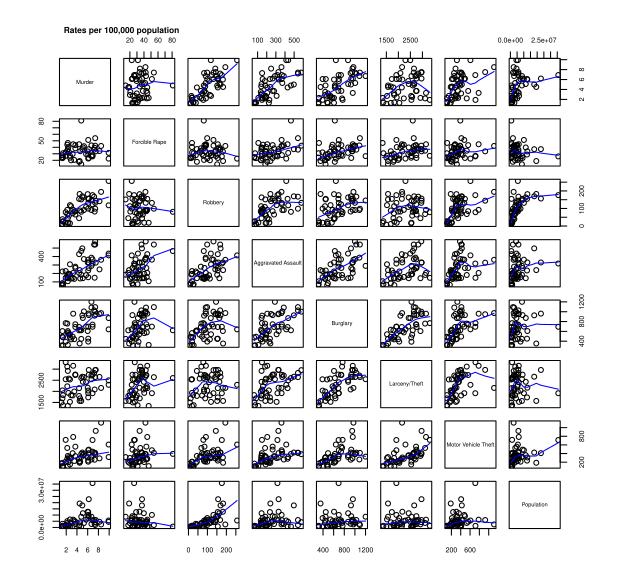

The R source for this figure:
#
# Author: Satyen Amonkar
# Purpose: HW 6:
# Load the data


# Scatterplot Matrix, Figure 6-9

crime <-read.csv("http://datasets.flowingdata.com/crimeRatesByState2005.csv",
            sep=",", header=TRUE)
crime[1:3,]
plot(crime$murder, crime$burglary)
crime2 <- crime[crime$state != "District of Columbia",]
crime2 <- crime2[crime2$state != "United States",]
plot(crime2$murder, crime2$burglary)
plot(crime2$murder, crime2$burglary, xlim=c(0,10), ylim=c(0, 1200))
scatter.smooth(crime2$murder, crime2$burglary,
               xlim=c(0,10), ylim=c(0, 1200))

plot(crime2[,2:9])
pairs(crime2[,2:9], panel=panel.smooth,
      # main="Rates per 100,000 population",
      # cex.main=0.5,
      col.smooth = "blue",
      cex.axis=0.6,
      cex.labels = 0.5
      #, las = 1
      )

mtext("Rates per 100,000 population", side=3, adj=0, line=2.2, cex=0.5, font=2)
names(crime2) <- c("State", "Murder", "Forcible Rape","Robbery","Aggravated Assault",
                   "Burglary","Larceny/Theft","Motor Vehicle Theft","Population")

# Bubble chart, Figure 6-15

crime <-read.csv("http://datasets.flowingdata.com/crimeRatesByState2005.tsv",
           header=TRUE, sep="\t")
symbols(crime$murder, crime$burglary, circles=crime$population)

radius <- sqrt( crime$population/ pi )
symbols(crime$murder, crime$burglary, circles=radius)

# symbols(crime$murder, crime$burglary,
#         squares=sqrt(crime$population), inches=0.5)
symbols(crime$murder, crime$burglary, circles=radius, inches=0.35,
        fg="white", bg="red", xlab="", ylab="",
        bty="n",
        las=1)
text(crime$murder, crime$burglary, crime$state, cex=0.5)
mtext("MURDERS VERSUS BURGLARIES IN THE UNITED STATES", side=3, adj=-0.25, line= 1, cex=0.7, font=2)
mtext("Burglaries", side=3, adj=-0.1, line=-0.5, cex=0.5, font=2)
mtext("per 100,000 population", side=3, adj=-0.11, line=-1, cex=0.5, font=1)
mtext("Murders", side=1, adj=0, line=2, cex=0.5, font=2)
mtext("per 100,000 population", side=1, adj=0, line=2.5, cex=0.5, font=1)
mtext("Source U.S Census Bureau | Nathan Yau", side=1, adj=0.95, line=2.5, cex=0.4, font=1)


# Histogram, Figure 6-24

birth <- read.csv("http://datasets.flowingdata.com/birth-rate.csv")
stem(birth$X2008)
hist(birth$X2008)

hist(birth$X2008,  xlim = c(0,60), ylim = c(0,60),col="#8B008B", border = "tan",
     main = "",xlab = "",ylab = "",
     las=1)
mtext("GLOBAL DISTRIBUTION OF BIRTH RATES", side=3, adj=-0.25, line= 3, cex=1, font=2) 
mtext("In 2008, most countires had birth rates less than 25 live births per 1,000 population.", side=3, adj=-0.5, line=2, cex=0.7, font=1)
mtext("There are, however, many developing countries where women tend to bear more", side=3, adj=-0.45, line=1.5, cex=0.7, font=1)
mtext(" children.", side=3,  adj=-0.09,line=1, cex=0.7, font=1)

# Density Plot. Figure 6-32

birth2008 <- birth$X2008[!is.na(birth$X2008)]
d2008 <- density(birth2008)
d2008frame <- data.frame(d2008$x, d2008$y)
write.table(d2008frame, "birthdensity.txt", sep="\t")

plot(d2008, type="n", las =1, main = "", cex.axis=0.7, xlab = "", ylab="")
# rect(par("usr")[1],par("usr")[3],par("usr")[2],par("usr")[4],col = "gray")
polygon(d2008, col="#821122", border="#cccccc")
mtext("GLOBAL DISTRIBUTION OF BIRTH RATES IN 2008", side=3, adj=-0.35, line= 1.5, cex=1, font=2) 
mtext("Density", side=3,  adj=-0.1,line=-0.5, cex=0.7, font=1)
mtext("Live births per 1,000 population", side=1,  adj=0.08,line=2, cex=0.7, font=1)
mtext("Source: The World Bank", side=1,  adj=1,line=2, cex=0.5, font=1)

# Multiple plots : Using Data Report - Zomato Restaurants dataset
my.dir <- "C:/Users/DELL/Documents/GitHub/Syracuse/Sem3/IST 719/Source/ProjectData/"
fname <- paste0(my.dir, "zomato.csv")
zomato <- read.csv(fname, header = TRUE, stringsAsFactors = FALSE)
library(xlsx)
fname2 <- paste0(my.dir, "Country-Code.xlsx")
cn <- read.xlsx2(fname2, sheetIndex = 1, header = TRUE, stringsAsFactors = FALSE)
for (dfindex in 1:nrow(zomato)) {
  i <- 1
  while(zomato$Country.Code[dfindex]!= cn$Country.Code[i]){
    i = i+1 }
  zomato$country.Name[dfindex] <-cn$Country[i] 
}

str(zomato)
table(zomato$country.Name) #country names where zomato has restaurants
table(zomato$Aggregate.rating) #aggregate rating of restaurants

# Set the layout
par(mfrow=c(4,1))
par(mar=c(4,3,3,1))
?par
breaks = seq(0, 5, by=0.5)

hist(zomato[zomato$country.Name == "India",]$Aggregate.rating, breaks = breaks, xlab="Average Rating for Restaurants in India", main = "Distribution of Average Rating for Restaurants in India", las=1, cex.main = 0.8, cex.lab=0.8, cex.axis=0.7)
hist(zomato[zomato$country.Name == "United States",]$Aggregate.rating, breaks=breaks, xlab="Average Rating for Restaurants in US", main = "Distribution of Average Rating for Restaurants in US", las=1, cex.main = 0.8, cex.lab=0.8, cex.axis=0.7)
hist(zomato[zomato$country.Name == "United Kingdom",]$Aggregate.rating, breaks = breaks, xlab="Average Rating for Restaurants in UK", main = "Distribution of Average Rating for Restaurants in UK", las=1, cex.main = 0.8, cex.lab=0.8, cex.axis=0.7)
hist(zomato[zomato$country.Name == "UAE",]$Aggregate.rating, breaks = breaks, xlab="Average Rating for Restaurants in UAE", main = "Distribution of Average Rating for Restaurants in UAE", las=1, cex.main = 0.8, cex.lab=0.8, cex.axis=0.7)
# hist(zomato[zomato$country.Name == "South Africa",]$Aggregate.rating, breaks = breaks, xlab="Average Rating for Restaurants in South Africa", main = "Distribution of Average Rating for Restaurants in South Africa", las=1, cex.main = 0.8, cex.lab=0.8)
# hist(zomato[zomato$country.Name == "Brazil",]$Aggregate.rating, breaks = breaks, xlab="Average Rating for Restaurants in South Brazil", main = "Distribution of Average Rating for Restaurants in Brazil", las=1, cex.main = 0.8, cex.lab=0.8)
